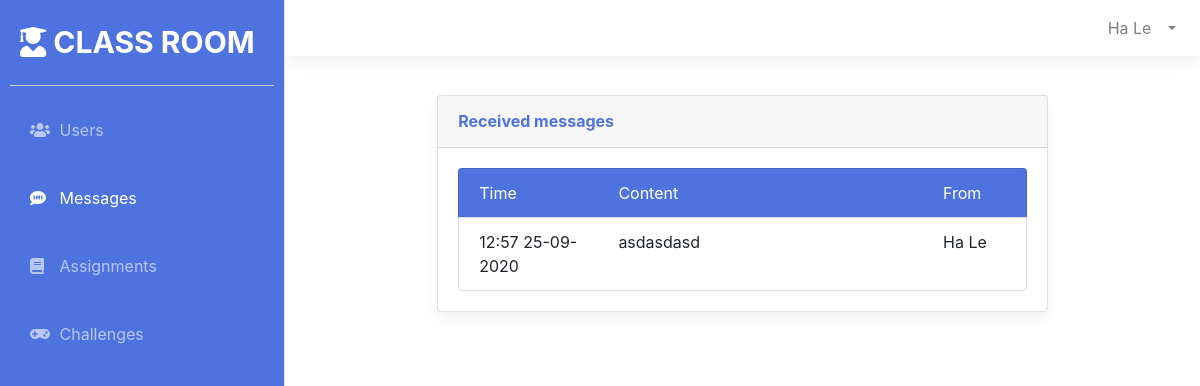
The page /public/views/Messages.php (signed in) on the database its author committed.
### tables this page shows
CREATE TABLE `Messages` (
  `MessageID` int(11) NOT NULL,
  `Content` text NOT NULL,
  `CreateDate` datetime NOT NULL,
  `SendID` int(11) NOT NULL,
  `ReceiveID` int(11) NOT NULL,
  `Seen` tinyint(1) NOT NULL
);

CREATE TABLE `Users` (
  `UserID` int(11) NOT NULL,
  `UserName` text NOT NULL,
  `Password` text NOT NULL,
  `FullName` text NOT NULL,
  `PhoneNumber` text NOT NULL,
  `Email` text NOT NULL,
  `Role` int(11) NOT NULL
);

### admin/dbconnect/dbconnection.php (called while the page is built, shortened)
<?php
class DBConnect {
    function InitConnect() {
        $DB_SERVER='127.0.0.1';
        $DB_USERNAME='root';
        $DB_PASSWORD='cTSChE86a7u8';
        $DB_NAME='StudentManagement';
        $link = mysqli_connect($DB_SERVER, $DB_USERNAME, $DB_PASSWORD, $DB_NAME);
        return $link;
    }
}

### admin/controllers/MessageController.php (called while the page is built, shortened)
<?php
require_once '../../admin/dbconnect/dbconnection.php';
require_once '../../admin/models/Message.php';
class MessageController
{
    private $link;
    function __construct()
    {
        $dbconnect = new DBConnect();
        $this->link = $dbconnect->InitConnect();
    }
    function GetReceiveMessages($receiveid)
    {
        $messageList = [];
        $sql = "SELECT MessageID, Content, CreateDate,Users.FullName, Seen FROM Messages,Users WHERE Messages.SendID = Users.UserID AND Messages.ReceiveID = {$receiveid} ORDER BY CreateDate DESC";
        $rs = $this->link->query($sql);
        if ($rs->num_rows > 0) {
            while ($row = $rs->fetch_assoc()) {
                $mess = new Message();
                $mess->setMessageID($row["MessageID"]);
                $mess->setContent($row["Content"]);
                $mess->setCreateDate(date("H:i  d-m-Y", strtotime($row["CreateDate"])));
                $mess->setSendName($row["FullName"]);
                $mess->setSeen($row["Seen"]);
                array_push($messageList, $mess);
            }
        }
        return $messageList;
    }
}

### admin/models/Message.php (called while the page is built, shortened)
<?php
class Message
{
    private $Content;
    private $CreateDate;
    private $SendName;
    function getSendName()
    {
        return $this->SendName;
    }
    function getContent()
    {
        return $this->Content;
    }
    function getCreateDate()
    {
        return $this->CreateDate;
    }
    function setSendName($SendName): void
    {
        $this->SendName = $SendName;
    }
    function setContent($Content): void
    {
        $this->Content = $Content;
    }
    function setCreateDate($CreateDate): void
    {
        $this->CreateDate = $CreateDate;
    }
}

### public/views/Messages.php (the view, shortened to what this page needs)
<?php
require_once '../../admin/controllers/MessageController.php';
require_once '../../admin/models/Message.php';
$controller = new MessageController();
$messList = $controller->GetReceiveMessages($_SESSION["id"]);
?>
<!DOCTYPE html>
<html lang="en">
<head>
    <link href="../lib/bootstrap/css/bootstrap.min.css" rel="stylesheet" type="text/css">
    <link href="../css/sidebar.css" rel="stylesheet">
</head>
<body>
    <div class="d-flex" id="wrapper">
        <?php include 'commons/Sidebar.php' ?>
        <div id="page-content-wrapper">
            <div id="content-wrapper" class="d-flex flex-column">
                <div id="content">
                    <?php include 'commons/Navtop.php' ?>
                    <div class="container" style="width: 70%; padding: 15px;">
                        <div class="card shadow mb-4">
                            <div class="card-header py-3">
                                <h6 class="m-0 font-weight-bold">Received messages</h6>
                            </div>
                            <div class="card-body">
                                <ul class="list-group">
                                    <li class='list-group-item' style="color: white; background-color: #4e73df">
                                        <div class='row'>
                                            <div class='col-3'>Time</div>
                                            <div class='col-sm-7'>Content</div>
                                            <div class='col-2'>From</div>
                                        </div>
                                    </li>
                                    <?php
                                    if (sizeof($messList) == 0) {
                                        echo "<li class='list-group-item'>
                                                No received message now
                                            </li>";
                                    } else {
                                        foreach ($messList as $mess) {
                                            echo "<li class='list-group-item'>
                                                    <div class='row'>
                                                        <div class='col-3'>{$mess->getCreateDate()}</div>
                                                        <div class='col-sm-7'>{$mess->getContent()}</div>
                                                        <div class='col-2'>{$mess->getSendName()}</div>
                                                    </div>
                                                </li>";
                                        }
                                    }
                                    ?>
                                </ul>
                            </div>
                        </div>
                    </div>
                </div>
            </div>
        </div>
    </div>
</body>
</html>

### public/css/sidebar.css (style rules this page uses)
:root { --main-bg-color: #4e73df; }
#wrapper { overflow-x: hidden; }
#page-content-wrapper { min-width: 100vw; margin-left: 285px; }
@media (min-width: 768px) { #page-content-wrapper { min-width: 0; width: 100%; } }
.shadow { box-shadow: 0 0.5rem 1rem rgba(0, 0, 0, 0.05) !important; }
body { font-size: 16px!important; font-family: "Nunito", -apple-system,system-ui,BlinkMacSystemFont,"Segoe UI",Roboto,"Helvetica Neue",Arial,sans-serif, "Apple Color Emoji","Segoe UI Emoji","Segoe UI Symbol","Noto Color Emoji"; }
.card-header h6 { color: var(--main-bg-color); }

### rows shown on the page
messages: CreateDate "12:57 25-09-2020", Content "asdasdasd", ReceiveID.FullName "Ha Le"

### other values the page prints
$_SESSION["fullname"] "Ha Le"
